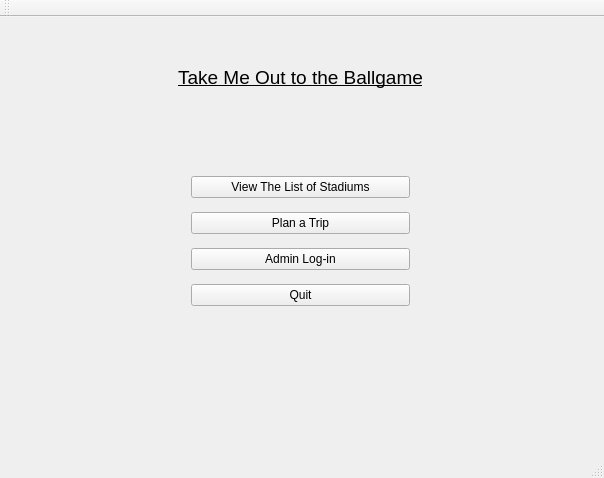
<?xml version="1.0" encoding="UTF-8"?>
<ui version="4.0">
 <class>MainWindow</class>
 <widget class="QMainWindow" name="MainWindow">
  <property name="geometry">
   <rect>
    <x>0</x>
    <y>0</y>
    <width>604</width>
    <height>478</height>
   </rect>
  </property>
  <property name="windowTitle">
   <string>MainWindow</string>
  </property>
  <widget class="QWidget" name="centralWidget">
   <widget class="QStackedWidget" name="stackedWidget">
    <property name="geometry">
     <rect>
      <x>0</x>
      <y>0</y>
      <width>601</width>
      <height>431</height>
     </rect>
    </property>
    <property name="currentIndex">
     <number>0</number>
    </property>
    <widget class="QWidget" name="page_main_window">
     <widget class="QWidget" name="verticalLayoutWidget">
      <property name="geometry">
       <rect>
        <x>180</x>
        <y>140</y>
        <width>241</width>
        <height>171</height>
       </rect>
      </property>
      <layout class="QVBoxLayout" name="verticalLayout">
       <item>
        <widget class="QPushButton" name="viewTheList">
         <property name="text">
          <string>View The List of Stadiums</string>
         </property>
        </widget>
       </item>
       <item>
        <widget class="QPushButton" name="planTrip">
         <property name="text">
          <string>Plan a Trip</string>
         </property>
        </widget>
       </item>
       <item>
        <widget class="QPushButton" name="adminLogin">
         <property name="text">
          <string>Admin Log-in</string>
         </property>
        </widget>
       </item>
       <item>
        <widget class="QPushButton" name="quit">
         <property name="text">
          <string>Quit</string>
         </property>
        </widget>
       </item>
      </layout>
     </widget>
     <widget class="QLabel" name="title">
      <property name="geometry">
       <rect>
        <x>140</x>
        <y>30</y>
        <width>321</width>
        <height>61</height>
       </rect>
      </property>
      <property name="text">
       <string>&lt;html&gt;&lt;head/&gt;&lt;body&gt;&lt;p align=&quot;center&quot;&gt;&lt;span style=&quot; font-size:14pt; text-decoration: underline;&quot;&gt;Take Me Out to the Ballgame&lt;/span&gt;&lt;/p&gt;&lt;/body&gt;&lt;/html&gt;</string>
      </property>
     </widget>
    </widget>
    <widget class="QWidget" name="page_view_stadiums">
     <widget class="QScrollArea" name="scrollArea">
      <property name="geometry">
       <rect>
        <x>120</x>
        <y>120</y>
        <width>361</width>
        <height>281</height>
       </rect>
      </property>
      <property name="widgetResizable">
       <bool>true</bool>
      </property>
      <widget class="QWidget" name="scrollAreaWidgetContents">
       <property name="geometry">
        <rect>
         <x>0</x>
         <y>0</y>
         <width>359</width>
         <height>279</height>
        </rect>
       </property>
      </widget>
     </widget>
     <widget class="QLabel" name="label">
      <property name="geometry">
       <rect>
        <x>120</x>
        <y>80</y>
        <width>41</width>
        <height>31</height>
       </rect>
      </property>
      <property name="text">
       <string>&lt;html&gt;&lt;head/&gt;&lt;body&gt;&lt;p&gt;&lt;span style=&quot; font-size:10pt;&quot;&gt;sort:&lt;/span&gt;&lt;/p&gt;&lt;/body&gt;&lt;/html&gt;</string>
      </property>
     </widget>
     <widget class="QPushButton" name="pushButton">
      <property name="geometry">
       <rect>
        <x>180</x>
        <y>80</y>
        <width>31</width>
        <height>28</height>
       </rect>
      </property>
      <property name="text">
       <string>1</string>
      </property>
     </widget>
     <widget class="QPushButton" name="pushButton_2">
      <property name="geometry">
       <rect>
        <x>220</x>
        <y>80</y>
        <width>31</width>
        <height>28</height>
       </rect>
      </property>
      <property name="text">
       <string>2</string>
      </property>
     </widget>
     <widget class="QPushButton" name="pushButton_3">
      <property name="geometry">
       <rect>
        <x>260</x>
        <y>80</y>
        <width>31</width>
        <height>28</height>
       </rect>
      </property>
      <property name="text">
       <string>3</string>
      </property>
     </widget>
     <widget class="QPushButton" name="pushButton_4">
      <property name="geometry">
       <rect>
        <x>300</x>
        <y>80</y>
        <width>31</width>
        <height>28</height>
       </rect>
      </property>
      <property name="text">
       <string>4</string>
      </property>
     </widget>
     <widget class="QPushButton" name="pushButton_5">
      <property name="geometry">
       <rect>
        <x>340</x>
        <y>80</y>
        <width>31</width>
        <height>28</height>
       </rect>
      </property>
      <property name="text">
       <string>5</string>
      </property>
     </widget>
     <widget class="QPushButton" name="pushButton_6">
      <property name="geometry">
       <rect>
        <x>380</x>
        <y>80</y>
        <width>31</width>
        <height>28</height>
       </rect>
      </property>
      <property name="text">
       <string>6</string>
      </property>
     </widget>
     <widget class="QPushButton" name="backToMain">
      <property name="geometry">
       <rect>
        <x>10</x>
        <y>10</y>
        <width>93</width>
        <height>28</height>
       </rect>
      </property>
      <property name="text">
       <string>back</string>
      </property>
     </widget>
    </widget>
    <widget class="QWidget" name="page_plan_trip">
     <widget class="QPushButton" name="backToMain2">
      <property name="geometry">
       <rect>
        <x>10</x>
        <y>10</y>
        <width>93</width>
        <height>28</height>
       </rect>
      </property>
      <property name="text">
       <string>back</string>
      </property>
     </widget>
    </widget>
    <widget class="QWidget" name="page_admin_login">
     <widget class="QWidget" name="verticalLayoutWidget_3">
      <property name="geometry">
       <rect>
        <x>170</x>
        <y>150</y>
        <width>241</width>
        <height>91</height>
       </rect>
      </property>
      <layout class="QVBoxLayout" name="verticalLayout_3">
       <item>
        <layout class="QHBoxLayout" name="horizontalLayout">
         <item>
          <widget class="QLabel" name="userName">
           <property name="text">
            <string>User Name:</string>
           </property>
          </widget>
         </item>
         <item>
          <widget class="QLineEdit" name="userNameLine"/>
         </item>
        </layout>
       </item>
       <item>
        <layout class="QHBoxLayout" name="horizontalLayout_2">
         <item>
          <widget class="QLabel" name="password">
           <property name="text">
            <string>Password  :</string>
           </property>
          </widget>
         </item>
         <item>
          <widget class="QLineEdit" name="passwordLine"/>
         </item>
        </layout>
       </item>
      </layout>
     </widget>
     <widget class="QWidget" name="horizontalLayoutWidget_4">
      <property name="geometry">
       <rect>
        <x>170</x>
        <y>270</y>
        <width>241</width>
        <height>41</height>
       </rect>
      </property>
      <layout class="QHBoxLayout" name="horizontalLayout_3">
       <item>
        <widget class="QPushButton" name="login">
         <property name="text">
          <string>OK</string>
         </property>
        </widget>
       </item>
       <item>
        <widget class="QPushButton" name="cancel">
         <property name="text">
          <string>Cancel</string>
         </property>
        </widget>
       </item>
      </layout>
     </widget>
     <widget class="QLabel" name="label_2">
      <property name="geometry">
       <rect>
        <x>230</x>
        <y>80</y>
        <width>121</width>
        <height>51</height>
       </rect>
      </property>
      <property name="text">
       <string>&lt;html&gt;&lt;head/&gt;&lt;body&gt;&lt;p align=&quot;center&quot;&gt;&lt;span style=&quot; font-size:10pt;&quot;&gt;Admin Log-in&lt;/span&gt;&lt;/p&gt;&lt;/body&gt;&lt;/html&gt;</string>
      </property>
     </widget>
    </widget>
    <widget class="QWidget" name="page_4"/>
    <widget class="QWidget" name="page_5"/>
   </widget>
  </widget>
  <widget class="QMenuBar" name="menuBar">
   <property name="geometry">
    <rect>
     <x>0</x>
     <y>0</y>
     <width>604</width>
     <height>26</height>
    </rect>
   </property>
  </widget>
  <widget class="QToolBar" name="mainToolBar">
   <attribute name="toolBarArea">
    <enum>TopToolBarArea</enum>
   </attribute>
   <attribute name="toolBarBreak">
    <bool>false</bool>
   </attribute>
  </widget>
  <widget class="QStatusBar" name="statusBar"/>
 </widget>
 <layoutdefault spacing="6" margin="11"/>
 <resources/>
 <connections/>
</ui>
